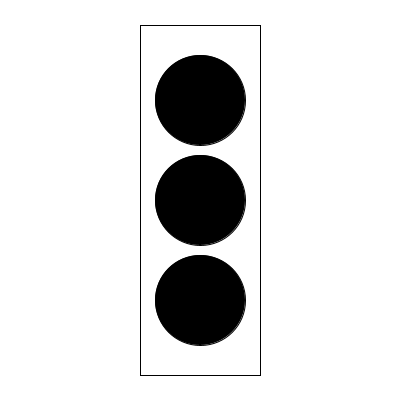
Frame 1 (no input)
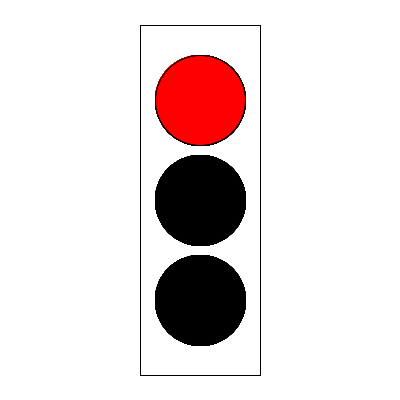
Frame 60 (the mouse pressed at the canvas centre just before this capture)
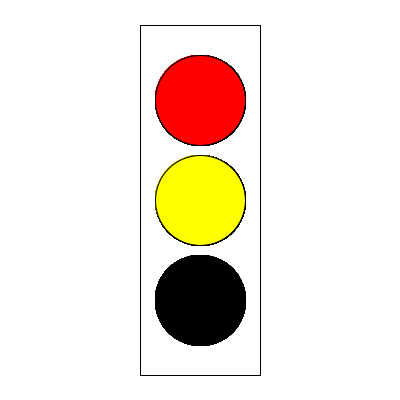
Frame 120 (the mouse held since frame 60 and released just before this capture)

The Processing sketch that drew these frames (run headless with seeded random() and noise(); from frame 60 on, the mouse is pressed at the canvas centre):

// Processing sketch: Task_six
// ── Task_six.pde
// task 6

//6a
int red = 255;
int green = 255;
int black = 0;



//6b
boolean redLight = false;
boolean yellowLight = false;
boolean greenLight = false;
boolean blackLight = false;


void setup (){
  size (400,400);
  background(255);
  rectMode(CENTER);
  stroke(0);
  rect(width/2,height/2,120,350);
  frameRate(60);
}

void draw(){ // tegner lys med cirkler
  ellipseMode(CENTER);
  
  if (redLight){ // rød farve
  fill(red,black,black);
  ellipse(200,100,90,90);
  }
  else {
    fill (black);
    ellipse(200,100,90,90);
  }
  
  if (yellowLight){ // gul lys
     fill(red, green, black);
     ellipse(200,200,90,90);
  }
  else {
    fill(black);
    ellipse(200,200,90,90);
  }
  
  if (greenLight){ // grøn lys
    fill(black,green,black);
    ellipse(200,300,90,90);
  }
  else {
    fill (black);
    ellipse(200,300,90,90);
  }
 
  switch ((frameCount / 60 )% 5) {
    case 0:
      redLight = true;
      yellowLight = false;
      greenLight = false;
      break;
    case 1:
      redLight = true;
      yellowLight = true;
      greenLight = false;
      break;
    case 2:
    case 3:
      redLight = false;
      yellowLight = false;
      greenLight = true;
      break;
    case 4:
      redLight = false;
      yellowLight = true;
      greenLight = false;
      break;
    case 5:
      redLight = true;
      yellowLight = false;
      greenLight = false;
      break;
    default:
      redLight = false;
      yellowLight = false;
      greenLight = false;
      break;
      
      
     
  }
}

  
 
